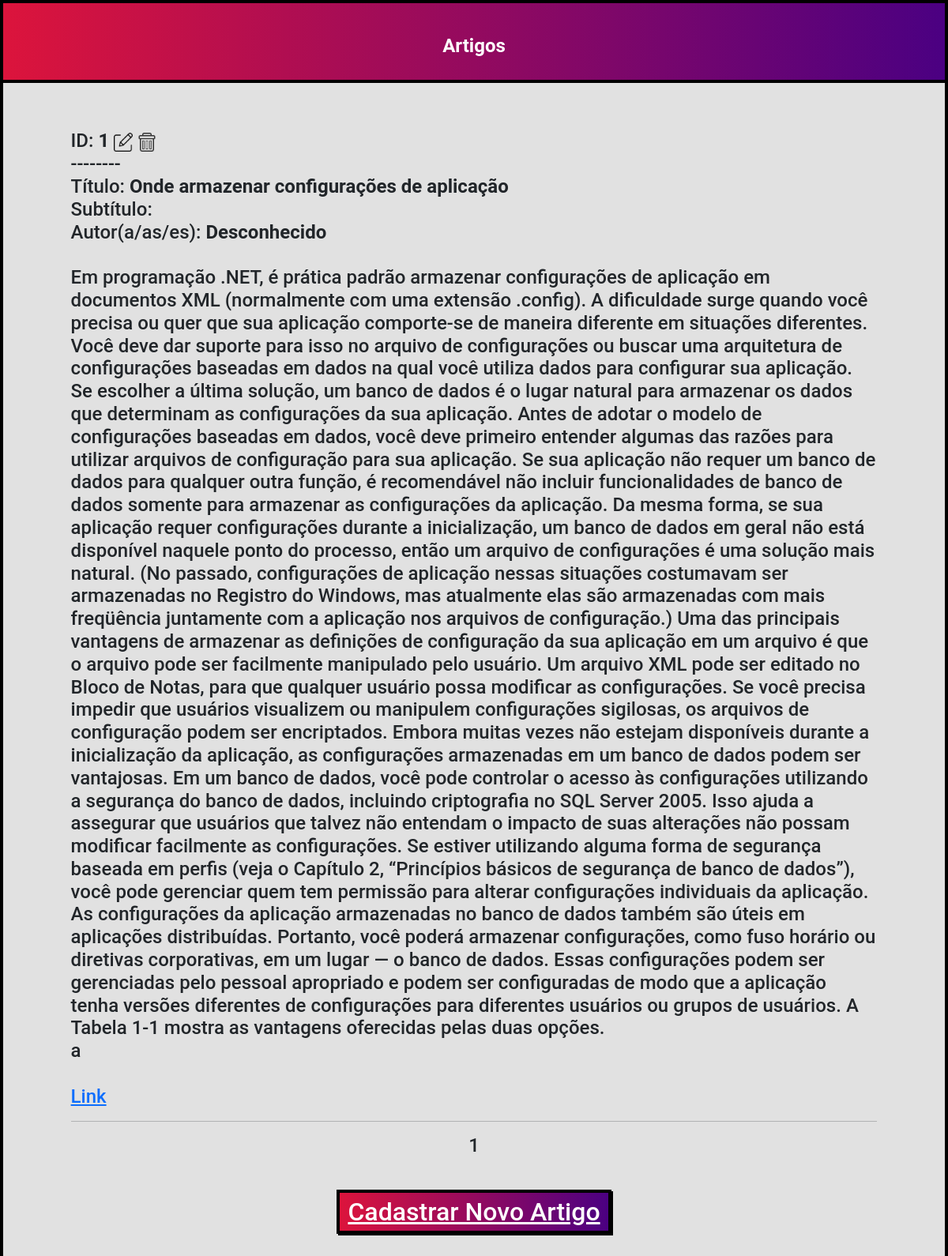
Page /Artigos/Artigos.php on the committed database.
### tables this page shows
CREATE TABLE `artigos` (
  `idartigos` int NOT NULL AUTO_INCREMENT,
  `titulo1` varchar(90) NOT NULL,
  `subtitulo` varchar(90) DEFAULT NULL,
  `nome_autor` varchar(45) NOT NULL,
  `nome_redator` varchar(45) NOT NULL,
  `paragrafos` mediumtext,
  `rodape` varchar(45) NOT NULL,
  `link_original` tinytext,
  PRIMARY KEY (`idartigos`)
);

### Artigos/Artigos.php (the view, shortened to what this page needs)
<?php
    $conexao = criaConexao();
    $pagina_atual = filter_input(INPUT_GET,'pagina', FILTER_SANITIZE_NUMBER_INT);
    $pagina = (!empty($pagina_atual)) ? $pagina_atual : 1;
    $array_page = 3;
    $start = ($array_page * $pagina) - $array_page;
    $sql = "SELECT * FROM artigos LIMIT $start, $array_page";
    $stmt = $conexao->prepare($sql);
    $stmt->execute();
?>
<!DOCTYPE html>
<html lang="en">
<head>
    <link rel="stylesheet" href="https://cdn.jsdelivr.net/npm/bootstrap@5.1.3/dist/css/bootstrap.min.css" rel="stylesheet">
    <link rel="stylesheet" href="../css/style.css">
</head>
<body>
    <div style="border: 4px solid black; padding: 0%;">
        <div class="imagem-topo">
            <h4 class="text-center text-white">
                <b>Artigos</b>
            </h4>
        </div>
        <div class="container" style="padding: 5%;">
            <h4>
                <?php
                    while($row_artigos = $stmt->fetch(PDO::FETCH_ASSOC)) {
                        $LINK=$row_artigos['link_original'];
                        echo "ID: <b>" . $row_artigos['idartigos'] . " ". "<a href='./telaEditarArtigo.php?id=".$row_artigos['idartigos']."'><img src='./css/update.png' height='24' width='24'></a>" . " ". "<a href='./apagar.php?id=".$row_artigos['idartigos']."'><img src='../css/delete.png' height='24' width='24'></a>" . "</b><br/>--------<br/>";
                        echo "Título: <b>" . $row_artigos['titulo1'] . "</b><br/>";
                        echo "Subtítulo: <b>" . $row_artigos['subtitulo'] . "</b><br/>";
                        echo "Autor(a/as/es): <b>" . $row_artigos['nome_autor'] . "</b><br><br/>";
                        echo $row_artigos['paragrafos'] . "</b><br/>";
                        echo $row_artigos['rodape'] . "<br/><br/>";
                        echo "<a href='$LINK'>Link</a>";
                        echo "<br/> <hr>";
                    }
                ?>
                <div class="text-center">
                    <?php
                    echo $pagina;
                    ?>
                </div>
            </h4>
            <div class="text-center" style="padding: 0%; margin: 2%; margin-top:5%;">
                <h2>
                    <a class="botoes cor-gradiente text-white" style="border: 4px solid black;" href="telaAdicionaArtigo.php" role="button">Cadastrar Novo Artigo</a>
                </h2>
            </div>
        </div>
    </div>
</body>
</html>

### css/style.css (style rules this page uses)
body { background-color: #e1e1e1; font-family: "Roboto", sans-serif; }
.cor-gradiente { background-image: linear-gradient(to right, crimson, indigo); }
.imagem-topo { padding: 40px 40px 20px 40px; background-image: linear-gradient(to right, crimson, indigo); border-bottom: 4px solid black; }
.botoes { padding: 5px 10px 5px 10px; background-image: linear-gradient(to right, crimson, indigo); min-width: 120px; box-shadow: 2px 2px black; font-weight: 500; }
.text-white { color: white; }

### rows in the picture
artigos: idartigos "1", titulo1 "Onde armazenar configurações de aplicação", nome_autor "Desconhecido", paragrafos "Em programação .NET, é prática padrão armazenar configurações de aplicação em documentos XML (normalmente com uma extensão .config). A dificuldade surge quando você precisa ou quer que sua aplicação comporte-se de maneira diferente em situações diferentes. Você deve dar suporte para isso no arquivo de configurações ou buscar uma arquitetura de configurações baseadas em dados na qual você utiliza dados para configurar sua aplicação. Se escolher a última solução, um banco de dados é o lugar natural para armazenar os dados que determinam as configurações da sua aplicação. Antes de adotar o modelo de configurações baseadas em dados, você deve primeiro entender algumas das razões para utilizar…", rodape "a"

### other values in the picture
$pagina "1"
